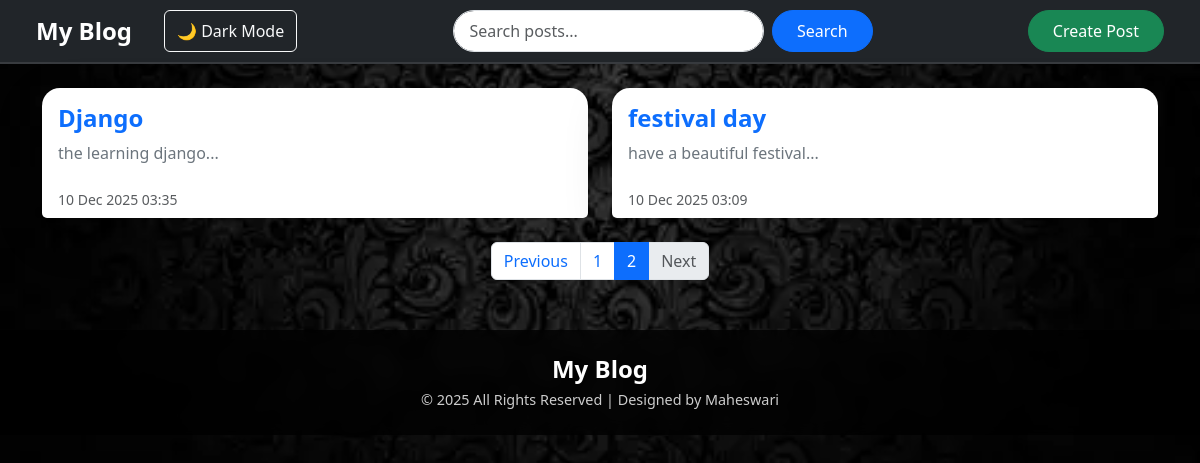
Screenshot of /?page=2 with the database file from the repository.
### home/models.py (models this page shows, shortened)
class Post(models.Model):
    title = models.CharField(max_length=200)
    slug = models.SlugField(unique=True)
    content = models.TextField()
    created_at = models.DateTimeField(auto_now_add=True)
    updated_at = models.DateTimeField(auto_now=True)

### home/views.py (the view)
# urls.py: 2. Add a URL to urlpatterns:  path('', views.home, name='home')
def home(request):
    query = request.GET.get('q')
    print("QUERY RECEIVED = ", query)
    if query:
        posts_list = Post.objects.filter(
            Q(title__icontains=query) | Q(content__icontains=query)
        ).order_by('-created_at')
    else:
        posts_list = Post.objects.all().order_by('-created_at')
    paginator = Paginator(posts_list,3)
    page_number = request.GET.get('page')
    posts = paginator.get_page(page_number)
    return render(request, 'home.html',
                  {'posts': posts,
                   'query':query,
                   'now': datetime.now()
                   })

### templates/home.html (shortened to what this page needs)
{% extends 'base.html' %}
{% block content %}
<div class="row">
{% for post in posts %}
    <div class="col-md-6 mb-4">
        <div class="card post-card shadow-lg border-0 rounded-4 h-100">
            <div class="card-body">
                <h4 class="card-title fw-bold mb-2">
                    <a href="{% url 'detail' slug=post.slug %}" class="post-title-link">
                        {{ post.title }}
                    </a>
                </h4>
                <p class="card-text text-secondary">
                    {{ post.content|slice:":150" }}...
                </p>
            </div>
            <div class="card-footer bg-white border-0 text-muted small">
                {{ post.created_at|date:"d M Y H:i" }}
            </div>
        </div>
    </div>
{% endfor %}
</div>
<nav aria-label="Page navigation">
  <ul class="pagination justify-content-center">
    {% if posts.has_previous %}
      <li class="page-item">
        <a class="page-link" href="?page={{ posts.previous_page_number }}{% if query %}&q={{ query }}{% endif %}">Previous</a>
      </li>
    {% else %}
      <li class="page-item disabled">
        <span class="page-link">Previous</span>
      </li>
    {% endif %}
    {% for num in posts.paginator.page_range %}
      {% if posts.number == num %}
        <li class="page-item active">
          <span class="page-link">{{ num }}</span>
        </li>
      {% else %}
        <li class="page-item">
          <a class="page-link" href="?page={{ num }}{% if query %}&q={{ query }}{% endif %}">{{ num }}</a>
        </li>
      {% endif %}
    {% endfor %}
    {% if posts.has_next %}
      <li class="page-item">
        <a class="page-link" href="?page={{ posts.next_page_number }}{% if query %}&q={{ query }}{% endif %}">Next</a>
      </li>
    {% else %}
      <li class="page-item disabled">
        <span class="page-link">Next</span>
      </li>
    {% endif %}
  </ul>
</nav>
{% endblock %}

### templates/home.html (style rules this page uses)
.post-card { transition: transform 0.25s ease, box-shadow 0.25s ease; border-radius: 18px !important; }
.post-title-link { text-decoration: none; color: #0d6efd; transition: color 0.2s ease; }
.card-footer { border-radius: 0 0 18px 18px; }

### rows the page displays
Post: title "Django", content "the learning django", created_at "10 Dec 2025 03:35"
Post: title "festival day", content "have a beautiful festival", created_at "10 Dec 2025 03:09"

### other values shown
{{ num }} "1"
{{ num }} "2"
